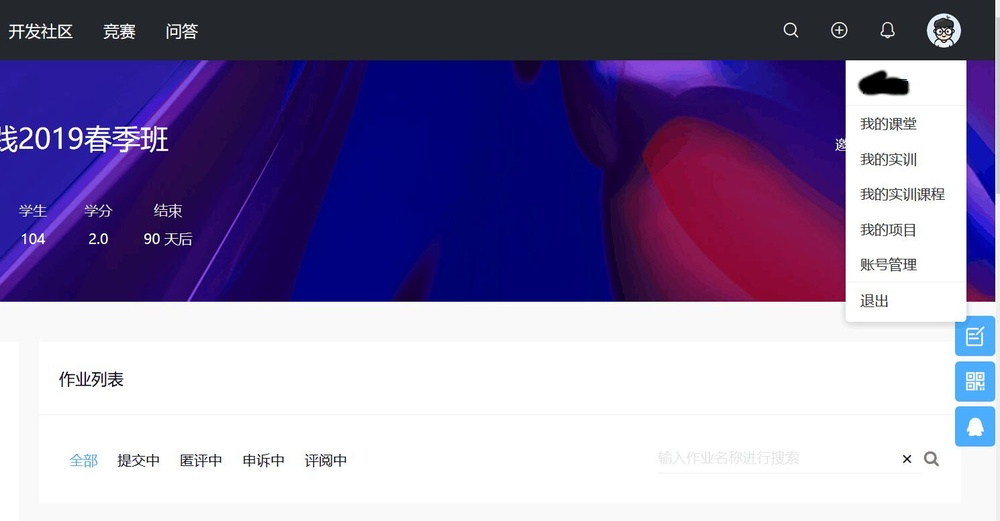
#> input picture yangyulei_18023040_1/Task01/test01.jpg, 1000 x 521 px, shrunk from 1490 x 777 before the run
$ python Task02.py
#> lines starting #> are read from the running program, lines starting #| are printed output that depends on the picture; after the words box and inside, x2 and y2 are one past the last pixel; in counts of white or black regions, pixels touching at a corner belong together
import cv2 as cv

image_arr = cv.imread('test01.jpg')
#> image_arr is the input picture: shape (521, 1000, 3); mean B, G, R 169.4, 129.2, 140.8
b,g,r=cv.split(image_arr)  #cv读取的时候按bgr的顺序排列
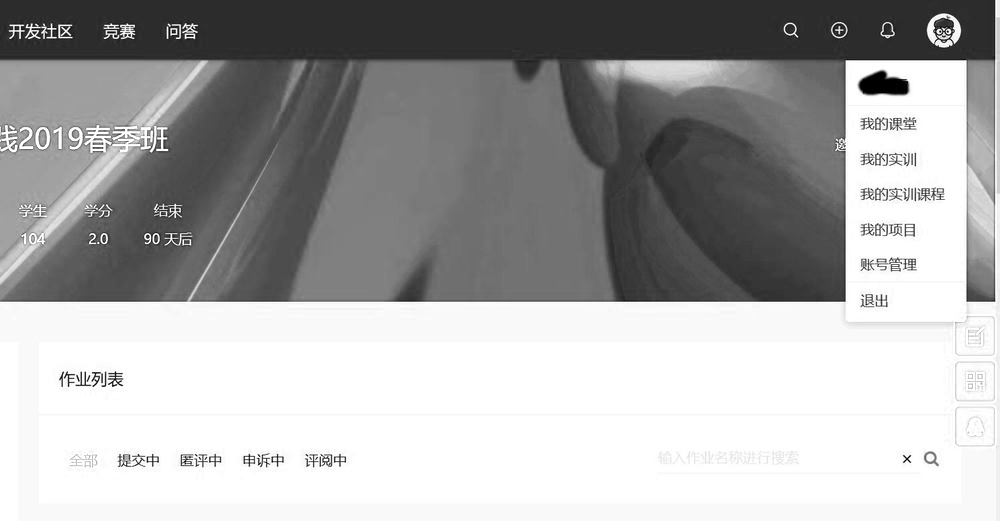
#> b: shape (521, 1000); min 0, max 255, mean 169.4
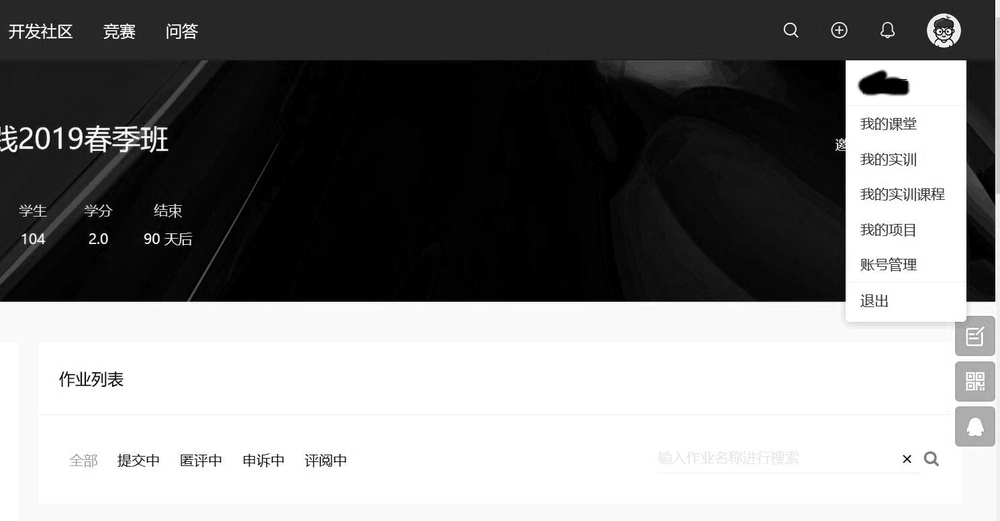
#> g: shape (521, 1000); min 0, max 255, mean 129.2
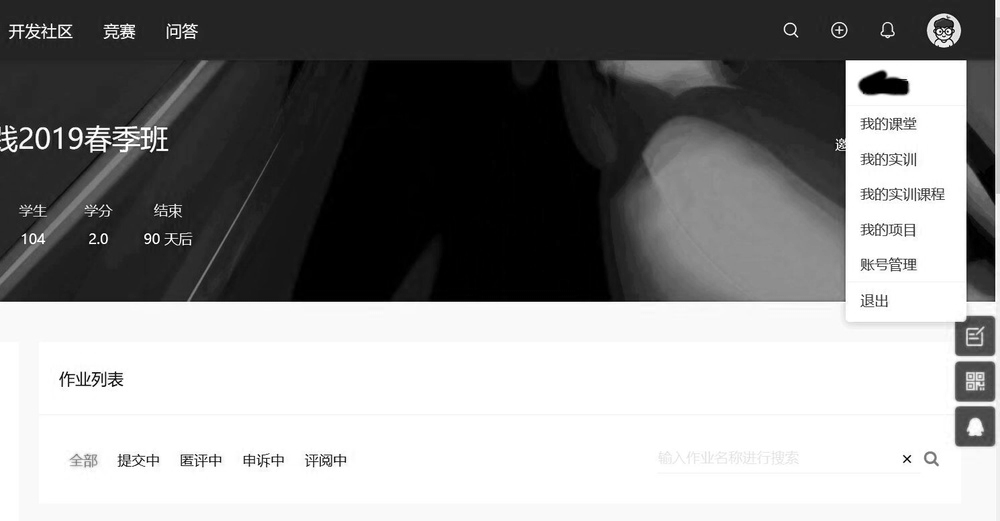
#> r: shape (521, 1000); min 0, max 255, mean 140.8
print(b.shape)
#| (521, 1000)

# [9 lines of commented-out code are left out]
for i in range(18,49):
   for j in range(2,6):
      r[i][j]=255
      g[i][j]=0
      b[i][j]=0
   for j in range(39,43):
      r[i][j]=255
      g[i][j]=0
      b[i][j]=0
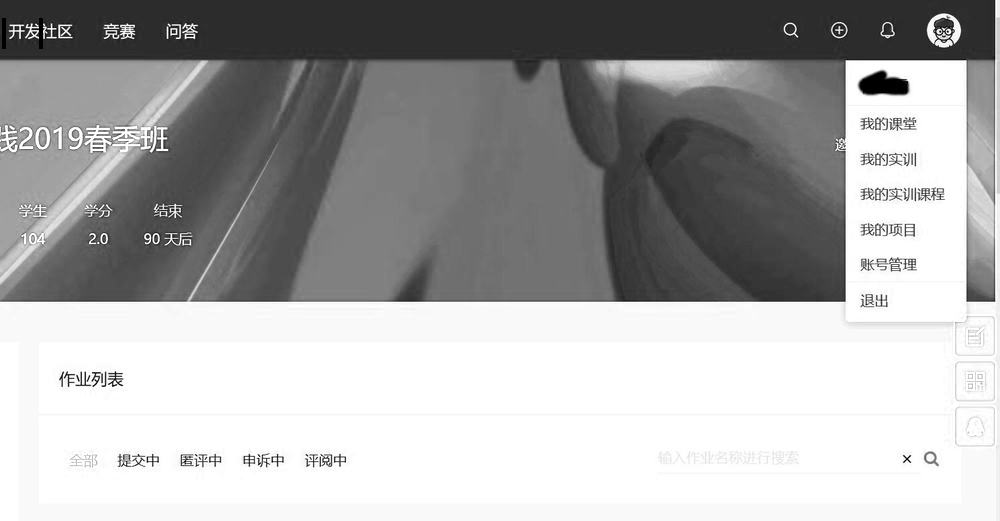
#> b: shape (521, 1000); 0.05% of pixels changed, all inside (x1, y1, x2, y2) = (2, 18, 43, 49)
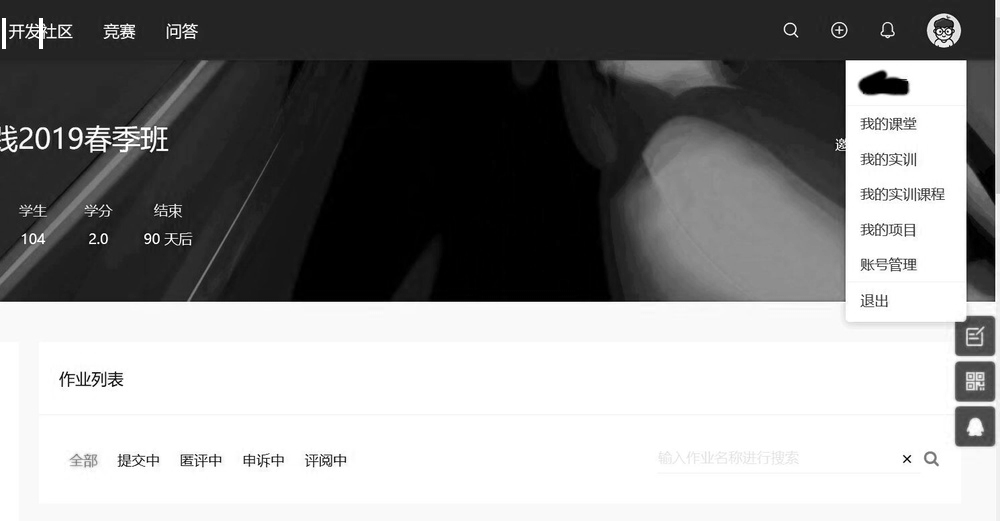
#> r: shape (521, 1000); 0.05% of pixels changed, all inside (x1, y1, x2, y2) = (2, 18, 43, 49)

for i in range(18,21):
   for j in range(2,43):
      r[i][j]=255
      g[i][j]=0
      b[i][j]=0
#> b: shape (521, 1000); 0.02% of pixels changed, all inside (x1, y1, x2, y2) = (6, 18, 39, 21)
#> g: shape (521, 1000); min 0, max 255, mean 129.2

for i in range(45,49):
   for j in range(2,43):
      r[i][j]=255
      g[i][j]=0
      b[i][j]=0
#> b: shape (521, 1000); min 0, max 255, mean 169.4
#> g: shape (521, 1000); min 0, max 255, mean 129.2
#> r: shape (521, 1000); min 0, max 255, mean 141

img2=cv.merge([b,g,r])    #按brg顺序排列
cv.imshow('input_image', img2)  #按cv方式显示改变通道后的图片
cv.waitKey(0)
cv.destroyAllWindows()#删除建立的全部窗口，释放资源


#保存图片
cv.imwrite("output.jpg",img2)
